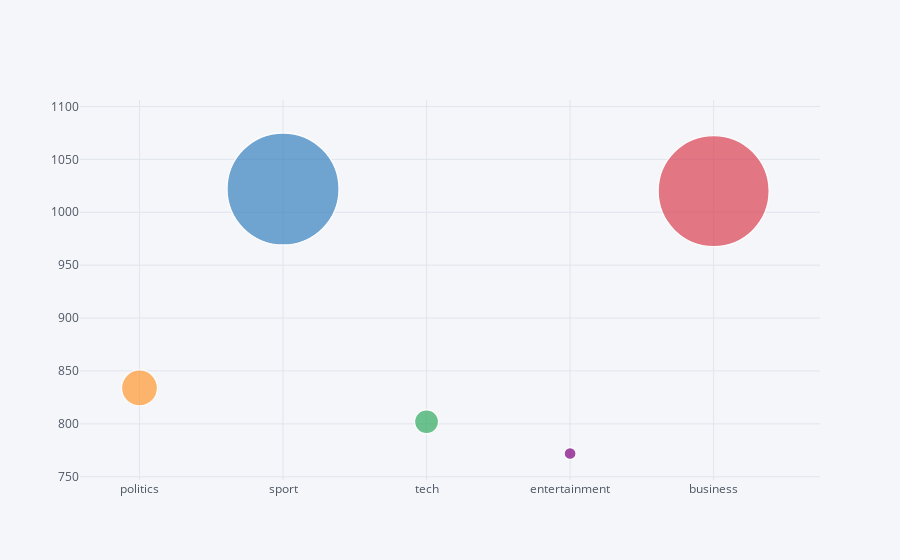

Write notebook code for a chart like this one.
### Markdown cell above
## Distribution Size of Each Category

### Code cell
pd.DataFrame({"category":ct.keys(), "value":ct.values()}).iplot(kind='bubble', x='category', y='value', size='value')

### Figure 1 — Plotly figure (JSON) as saved in the notebook; plotly's stock layout.template omitted (floating-point values rounded to 4 significant figures)
{"data": [{"marker": {"color": ["rgb(255, 153, 51)", "rgb(55, 128, 191)", "rgb(50, 171, 96)", "rgb(128, 0, 128)", "rgb(219, 64, 82)", "rgb(0, 128, 128)", "rgb(255, 255, 51)", "rgb(128, 128, 0)", "rgb(251, 128, 114)", "rgb(128, 177, 211)"], "line": {"width": 1.3}, "size": [36, 112, 24, 12, 111], "symbol": "circle"}, "mode": "markers", "text": "", "x": ["politics", "sport", "tech", "entertainment", "business"], "y": [834, 1022, 802, 772, 1020], "type": "scatter"}], "layout": {"legend": {"bgcolor": "#F5F6F9", "font": {"color": "#4D5663"}}, "paper_bgcolor": "#F5F6F9", "plot_bgcolor": "#F5F6F9", "title": {"font": {"color": "#4D5663"}}, "xaxis": {"gridcolor": "#E1E5ED", "showgrid": true, "tickfont": {"color": "#4D5663"}, "title": {"font": {"color": "#4D5663"}, "text": ""}, "zerolinecolor": "#E1E5ED", "type": "category", "range": [-0.5037, 4.982], "autorange": true}, "yaxis": {"gridcolor": "#E1E5ED", "showgrid": true, "tickfont": {"color": "#4D5663"}, "title": {"font": {"color": "#4D5663"}, "text": ""}, "zerolinecolor": "#E1E5ED", "type": "linear", "range": [740.3, 1148.0], "autorange": true}, "autosize": true}}
